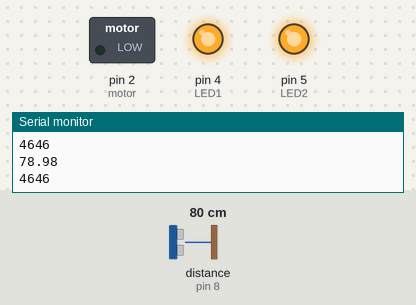
This sketch was run on a simulated Arduino Uno, built with avr-gcc and run on an emulated ATmega328P. Parts: switched loads named in the sketch (green lamp = pin HIGH), output pins drawn as LEDs (lit = HIGH), the last lines printed to the serial monitor. Wiring (inferred from the names in the program): ultrasonic range finder: trigger pin 12; echo pin 8. The inputs (shaded band) are chosen by the test bench; at power-on: distance to the obstacle (sensor on pin 8) 80 cm. The echo pulse lasts 58.3 µs per cm; pins used as bus, display or sensor lines are not drawn.

Above: at 1.2 s.
1.3 s: distance to the obstacle (sensor on pin 8) set to 12 cm
3.5 s: distance to the obstacle (sensor on pin 8) set to 9 cm
At 4.9 s:
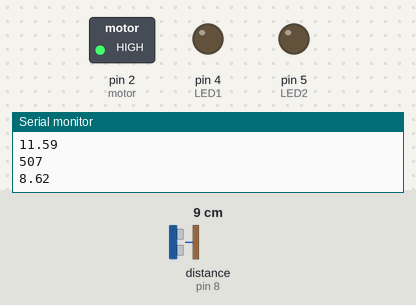
6.5 s: distance to the obstacle (sensor on pin 8) set to 18 cm
At 7.4 s:
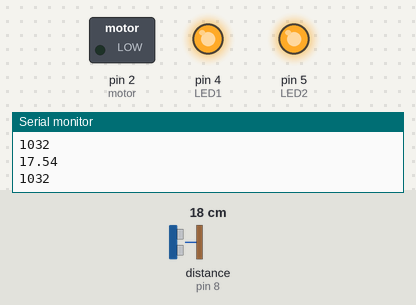
Timing chart, 0 to 9.5 s (numbered marks = the images above; inputs shaded):
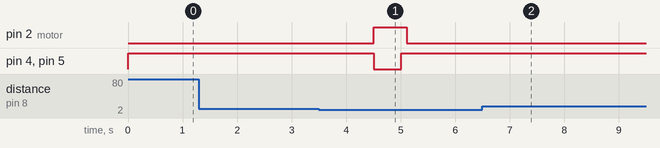

Measured:
- the behaviour switches between 11 and 10 cm on distance to the obstacle (sensor on pin 8) (found by bisection; images 0 and 1)
- after the input at 3.5 s, pin 2 (motor): LOW → HIGH after 1.0 s, → LOW 0.60 s later; pin 4 (LED1), pin 5 (LED2): HIGH → LOW after 1.0 s, → HIGH 0.50 s later
- after the input at 6.5 s, pin 2 (motor): stops changing and stays LOW; pin 4 (LED1), pin 5 (LED2): stops changing and stays HIGH

The sketch:

Projeto_Dispenser.ino
```cpp
#include <Ultrasonic.h>
// Define os pinos e cada componente ligado a eles
const int trigPin = 12;
const int echoPin = 8;
const int motor = 2;
const int LED1 = 4;
const int LED2 = 5;
Ultrasonic ultrasonic(trigPin, echoPin);
// Define as variáveis de cálculo da distância
long duration;
float distance;

void setup() {

  pinMode(trigPin, OUTPUT); // Determina o TrigPin como Saída
  pinMode(LED1, OUTPUT);    // Determina o LED1 como Saída
  pinMode(LED2, OUTPUT);    // Determina o LED2 como Saída
  pinMode(echoPin, INPUT);  // Determina o echoPin como Entrada
  pinMode(motor, OUTPUT);   // Determina o Motor como Saída
  Serial.begin(9600);

}

void loop() {

  // Acende LED1 e LED2
  digitalWrite(LED1, HIGH);
  digitalWrite(LED2, HIGH);

  // Zera o trigPin
  digitalWrite(trigPin, LOW);
  delayMicroseconds(2);

  // Seta o trigPin em estado HIGH por 10 micro segundos
  digitalWrite(trigPin, HIGH);
  delayMicroseconds(10);
  digitalWrite(trigPin, LOW);

  // Lê o echoPin, retorna o tempo de viagem da onda em microsegundos
  duration = pulseIn(echoPin, HIGH);
  Serial.println(duration);

  // Cálculo da distância
  distance = duration * 0.034/2;
  Serial.println(distance);
  // Calculo da média da distância
  int SomaMedidas = 0;
  int i, Media;
  for (i = 0; i < 5; i++) {
    SomaMedidas = SomaMedidas + distance;
    Media = (SomaMedidas / 5);
  }

  // Distância final é a média obtida
  distance = Media;

  if (distance < 10) {
    // Espera 1 segundo
    delay(1000);

    // Liga o Motor e desliga os LEDs
    digitalWrite(motor, HIGH);
    digitalWrite(LED1, LOW);
    digitalWrite(LED2, LOW);

    // Espera meio segundo
    delay(500);

    // Liga ambos LEDs
    digitalWrite(LED1, HIGH);
    digitalWrite(LED2, HIGH);

    // Espera por mais meio segundo
    delay(100);

    // Desliga o Motor
    digitalWrite(motor, LOW);

    //Espera por mais um segundo e meio
    delay(1500);

    // Apaga LEDs
    digitalWrite(LED1, LOW);
    digitalWrite(LED2, LOW);
  }

}
```
